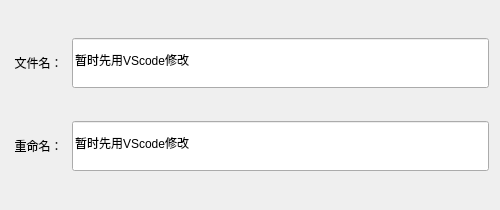
<?xml version="1.0" encoding="UTF-8"?>
<ui version="4.0">
 <class>ModifyNameDialog</class>
 <widget class="QDialog" name="ModifyNameDialog">
  <property name="geometry">
   <rect>
    <x>0</x>
    <y>0</y>
    <width>500</width>
    <height>210</height>
   </rect>
  </property>
  <property name="minimumSize">
   <size>
    <width>500</width>
    <height>210</height>
   </size>
  </property>
  <property name="maximumSize">
   <size>
    <width>500</width>
    <height>210</height>
   </size>
  </property>
  <property name="windowTitle">
   <string>重命名--VSCode</string>
  </property>
  <layout class="QVBoxLayout" name="verticalLayout">
   <item>
    <layout class="QHBoxLayout" name="horizontalLayout_6">
     <item>
      <widget class="QLabel" name="label_2">
       <property name="sizePolicy">
        <sizepolicy hsizetype="Fixed" vsizetype="Preferred">
         <horstretch>0</horstretch>
         <verstretch>0</verstretch>
        </sizepolicy>
       </property>
       <property name="minimumSize">
        <size>
         <width>0</width>
         <height>0</height>
        </size>
       </property>
       <property name="maximumSize">
        <size>
         <width>16777215</width>
         <height>35</height>
        </size>
       </property>
       <property name="text">
        <string> 文件名： </string>
       </property>
       <property name="alignment">
        <set>Qt::AlignCenter</set>
       </property>
      </widget>
     </item>
     <item>
      <widget class="QLineEdit" name="renameText">
       <property name="minimumSize">
        <size>
         <width>0</width>
         <height>50</height>
        </size>
       </property>
       <property name="text">
        <string>暂时先用VScode修改 </string>
       </property>
      </widget>
     </item>
    </layout>
   </item>
   <item>
    <layout class="QHBoxLayout" name="horizontalLayout_7">
     <item>
      <widget class="QLabel" name="label_3">
       <property name="sizePolicy">
        <sizepolicy hsizetype="Fixed" vsizetype="Preferred">
         <horstretch>0</horstretch>
         <verstretch>0</verstretch>
        </sizepolicy>
       </property>
       <property name="minimumSize">
        <size>
         <width>0</width>
         <height>0</height>
        </size>
       </property>
       <property name="maximumSize">
        <size>
         <width>16777215</width>
         <height>35</height>
        </size>
       </property>
       <property name="text">
        <string> 重命名： </string>
       </property>
       <property name="alignment">
        <set>Qt::AlignCenter</set>
       </property>
      </widget>
     </item>
     <item>
      <widget class="QLineEdit" name="renameText_2">
       <property name="minimumSize">
        <size>
         <width>0</width>
         <height>50</height>
        </size>
       </property>
       <property name="text">
        <string>暂时先用VScode修改 </string>
       </property>
      </widget>
     </item>
    </layout>
   </item>
  </layout>
 </widget>
 <resources/>
 <connections/>
</ui>
